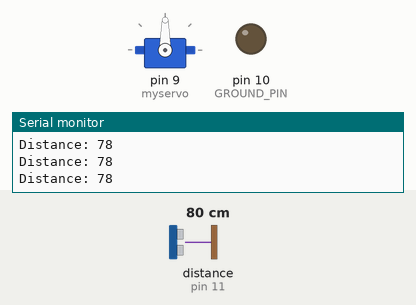
Simulated run of this sketch. Board: Arduino Uno, built with avr-gcc and run on an emulated ATmega328P. Parts: servo, output pins drawn as LEDs (lit = HIGH), the last lines printed to the serial monitor. Wiring (inferred from the names in the program): ultrasonic range finder: trigger pin 12; echo pin 11. The test bench sets the inputs (shaded band); at power-on: distance to the obstacle (sensor on pin 11) 80 cm. The echo pulse lasts 58.3 µs per cm; pins used as bus, display or sensor lines are not drawn.

Above: at 1.2 s.
1.3 s: distance to the obstacle (sensor on pin 11) set to 12 cm
2.8 s: distance to the obstacle (sensor on pin 11) set to 9 cm
At 3.9 s:
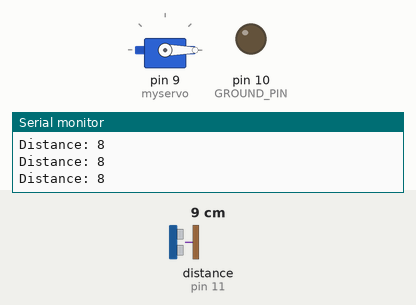
5.8 s: distance to the obstacle (sensor on pin 11) set to 120 cm
At 5.8 s:
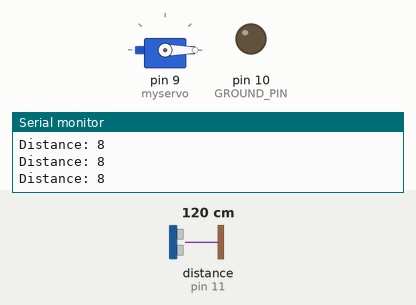
7.3 s: distance to the obstacle (sensor on pin 11) set to 7 cm
At 7.8 s:
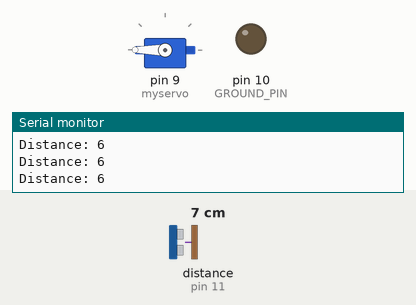
Timing chart, 0 to 11.3 s (numbered marks = the images above; inputs shaded):
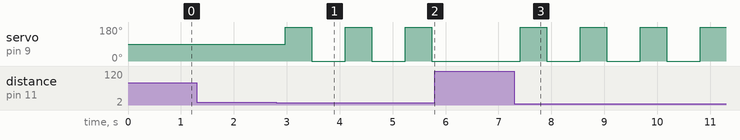

Measured:
- the behaviour switches between 11 and 10 cm on distance to the obstacle (sensor on pin 11) (found by bisection; images 0 and 1)
- after the input at 2.8 s, servo on pin 9 (myservo): alternates 180° for 0.50 s and 0° for 0.63 s, starting after 0.17 s
- after the input at 5.8 s, servo on pin 9 (myservo): stays 0° (without the input it goes to 180° after 0.57 s)
- after the input at 7.3 s, servo on pin 9 (myservo): alternates 180° for 0.50 s and 0° for 0.63 s, starting after 0.12 s

The sketch:

final_version_eposter.ino
```cpp
#define VCC_PIN 13
#define TRIGGER_PIN 12    // sonar trigger pin will be attached to Arduino pin 12
#define ECHO_PIN 11       // sonar echo pint will be attached to Arduino pin 11
#define GROUND_PIN 10     //
#define MAX_DISTANCE 180  // maximum distance set to 200 cm
#include <Servo.h>

Servo myservo;

long duration;
int distance;
int pos;
int i;

void setup() {
  Serial. begin(9600);            // set data transmission rate to communicate with computer
  pinMode(ECHO_PIN, INPUT) ;
  pinMode(TRIGGER_PIN, OUTPUT) ;
  pinMode(GROUND_PIN, OUTPUT);    // tell pin 10 it is going to be an output
  pinMode(VCC_PIN, OUTPUT);       // tell pin 13 it is going to be an output
  digitalWrite(GROUND_PIN,LOW);   // tell pin 10 to output LOW (OV, or ground)
  digitalWrite(VCC_PIN, HIGH) ;   // tell pin 13 to output HIGH (+5V)
  myservo.attach(9);
}

void loop() {
  digitalWrite(TRIGGER_PIN, LOW);   // Clears the trigPin
  delayMicroseconds(2);
  digitalWrite(TRIGGER_PIN, HIGH);  // Sets the trigPin on HIGH state for 10 micro seconds
  delayMicroseconds(20);
  digitalWrite(TRIGGER_PIN, LOW);

  duration = pulseIn(ECHO_PIN, HIGH);
  distance= duration*0.034/2;       // Calculating the distance

  // if the distance measurement becomes extremely high, it is likely an error.
  // Default to a maximum value of MAX_DISTANCE to identify this condition.
  if (distance > MAX_DISTANCE)
    {distance = MAX_DISTANCE ;}


  Serial.print("Distance: ") ;      // Prints the distance on the Serial Monitor
  Serial.println(distance);

  if (distance > 0 && distance < 10)
  {
    myservo.write(180);
    delay(500);
    myservo.write(0);
  }

  for (i = 0; i < 50; i++)
    {
      delay(10);
  digitalWrite(TRIGGER_PIN, LOW);   // Clears the trigPin
  delayMicroseconds(2);
  digitalWrite(TRIGGER_PIN, HIGH);  // Sets the trigPin on HIGH state for 10 micro seconds
  delayMicroseconds(20);
  digitalWrite(TRIGGER_PIN, LOW);

  duration = pulseIn(ECHO_PIN, HIGH);
  distance= duration*0.034/2;       // Calculating the distance

  // if the distance measurement becomes extremely high, it is likely an error.
  // Default to a maximum value of MAX_DISTANCE to identify this condition.
  if (distance > MAX_DISTANCE)
    {distance = MAX_DISTANCE ;}


  Serial.print("Distance: ") ;      // Prints the distance on the Serial Monitor
  Serial.println(distance);
    }
}
```
